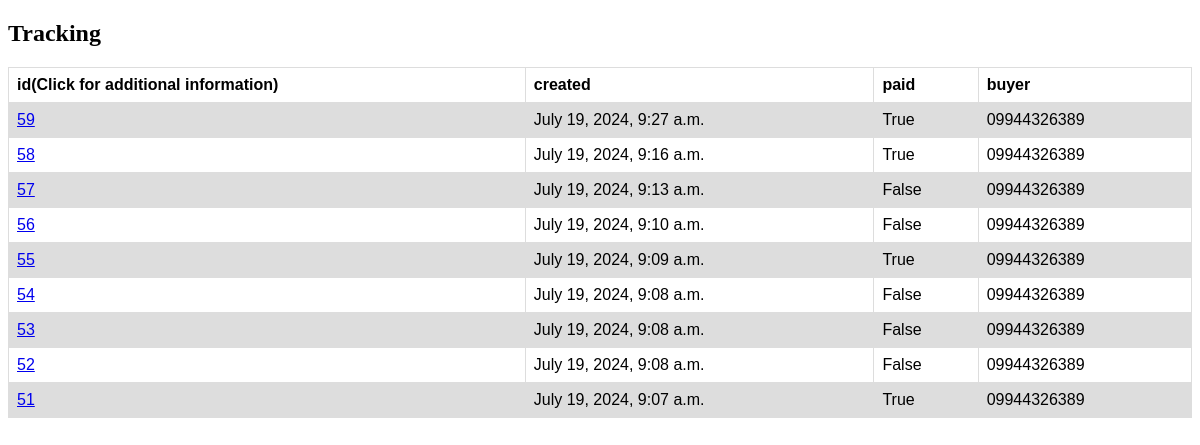
The page /orders/order_list/ (signed in) on the database as committed earlier.
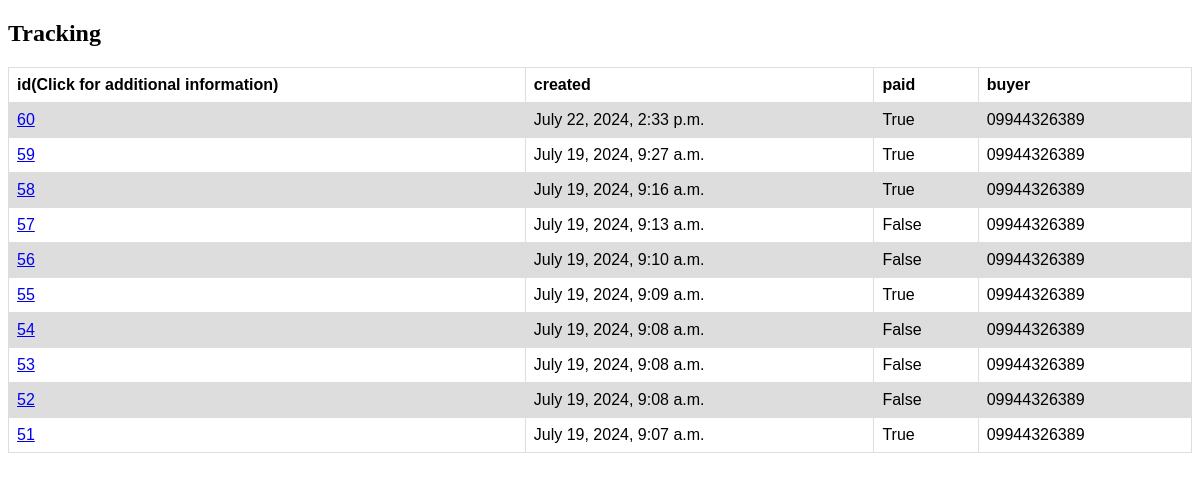
The same page on the database as committed later.
### orders/models.py (models this page shows, shortened)
class Order(models.Model):
    STATUS_CHOISES = [
        ('C0', 'Confirm'),
        ('Q1', 'In the review queue'),
        ('R2', 'Received from the seller'),
        ('P3', 'Preparing the order'),
        ('D4', 'Delivery to the post office'),
        ('D5', 'Delivery to the customer'),
        ('R6', 'Return of the cost due to lack of stock'),
        ('N7', 'Not Paid')
    ]
    buyer = models.ForeignKey(ShopUser, on_delete=models.SET_NULL, related_name='orders', null=True)
    first_name = models.CharField(max_length=50)
    last_name = models.CharField(max_length=50)
    phone = models.CharField(max_length=11)
    address = models.CharField(max_length=250)
    postal_code = models.CharField(max_length=10)
    province = models.CharField(max_length=50)
    city = models.CharField(max_length=50)
    created = models.DateTimeField(auto_now_add=True)
    updated = models.DateTimeField(auto_now=True)
    paid = models.BooleanField(default=False)
    status_order = models.CharField(max_length=2, choices=STATUS_CHOISES, default='In the review queue')
    class Meta:
        ordering = ['-created']
        indexes = [
            models.Index(fields=['-created'])
        ]

### account/models.py (models this page shows)
class ShopUser(AbstractBaseUser, PermissionsMixin):
    first_name = models.CharField(max_length=50)
    last_name = models.CharField(max_length=50)
    phone = models.CharField(max_length=11, unique=True)
    address = models.TextField()
    is_active = models.BooleanField(default=True)
    is_staff = models.BooleanField(default=False)
    date_join = models.DateTimeField(default=timezone.now)
    objects = ShopUserManager()
    USERNAME_FIELD = 'phone'
    REQUIRED_FIELDS = []
    def __str__(self):
        return self.phone

### orders/views.py (the view)
# urls.py: path('order_list/', views.order_list, name='order_list'),
def order_list(request):
    user = request.user
    order = Order.objects.filter(buyer=user)
    return render(request, 'order_list.html', {'order': order})

### cart/context_processor.py (called while the page is built)
def cart(request):
    return {'cart': Cart(request)}

### orders/templates/order_list.html (shortened to what this page needs)
<!DOCTYPE html>
<html>
<head>
</head>
<body>
<h2>Tracking</h2>
<table>
  <tr>
    <th>id(Click for additional information)</th>
    <th>created</th>
    <th>paid</th>
    <th>buyer</th>
  </tr>
  <tr>
      {% for item in order %}
    <td><a href="{% url 'orders:order_detail' item.id %}">{{item.id}}</a></td>
    <td>{{item.created}}</td>
    <td>{{item.paid}}</td>
    <td>{{item.buyer}}</td>
  </tr>
  {%endfor%}
</table>
</body>
</html>

Rows that differ between the two databases and show on the page:
added Order: id "60", created "July 22, 2024, 2:33 p.m.", paid "True", buyer "09944326389"
